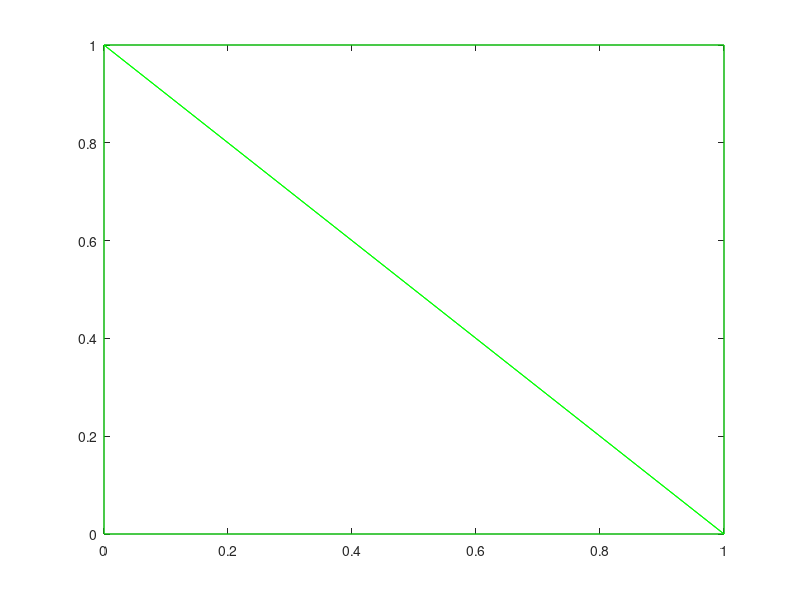
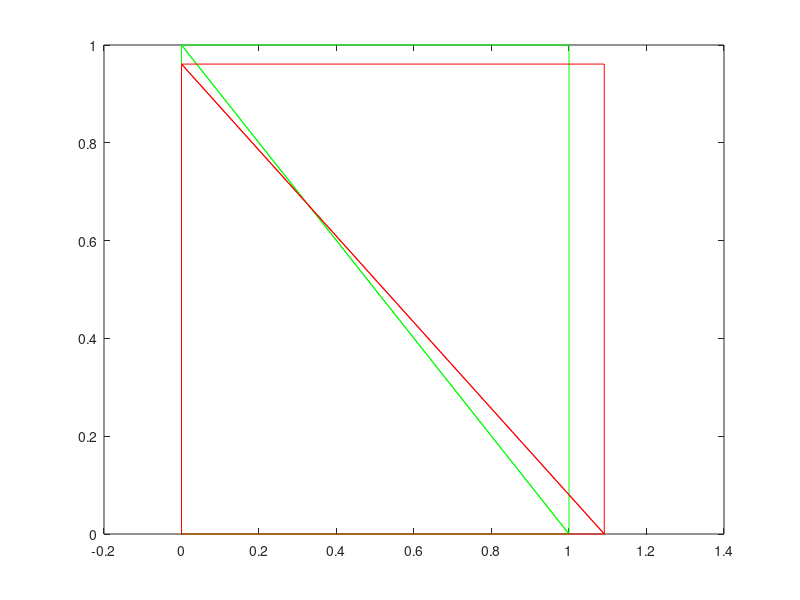
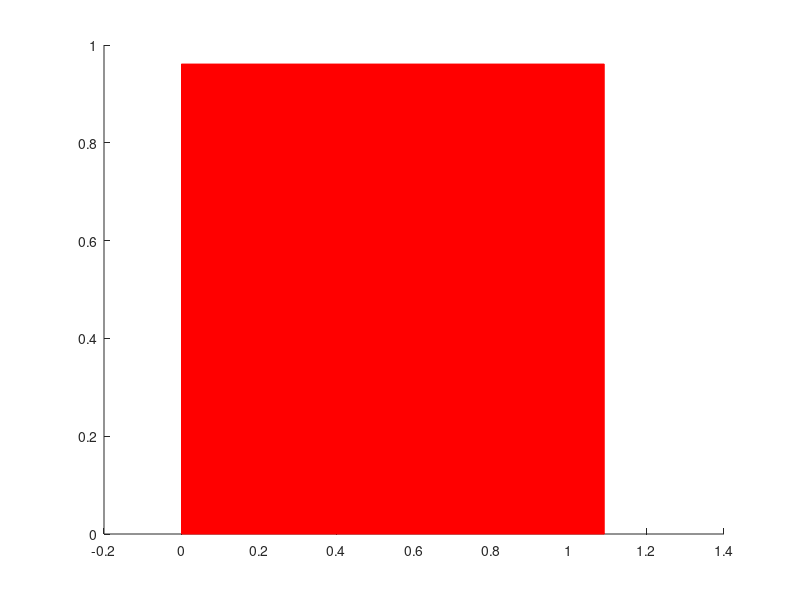

These charts were generated, in order, by the following MATLAB code:
function fem_conststrain_triangles
%
%       Simple FEA program using constant strain triangle elements
%
% ================= Read data from the input file ==================
%
% Change the name of the file below to point to your input file
infile=fopen('FEM_conststrain_input.txt','r');
%infile=fopen('FEM_conststrain_input.txt','r');
outfile=fopen('FEM_results.txt','w');
% Read the input file into a cell array
cellarray=textscan(infile,'%s');
[E,nu,nnode,coord,nelem,connect,nfix,fixnodes,ndload,dloads] = read_file(cellarray);
fclose(infile);
%
% Plot the undeformed mesh as a check
%
close all
figure;
triplot(connect,coord(:,1),coord(:,2),'g');
%
% =============  Define the D matrix ===========================
%
Dmat = [[1-nu,nu,0];[nu,1-nu,0];[0,0,(1-2*nu)/2]]*E/((1+nu)*(1-2*nu));
%
%===========  Assemble the global stiffness matrix ====================
%
Stif=zeros(2*nnode,2*nnode);
for lmn=1:nelem    % Loop over all the elements
    %
    %   Set up the stiffness for the current element
    %
    a = connect(lmn,1);
    b = connect(lmn,2);
    c = connect(lmn,3);
    k=elstif(coord(a,1),coord(a,2),coord(b,1),coord(b,2),coord(c,1),coord(c,2),Dmat);
    %
    %   Add the current element stiffness to the global stiffness
    %
    for i = 1 : 3
        for ii = 1 : 2
            for j = 1 : 3
                for jj = 1 : 2
                    rw = 2*(connect(lmn,i)-1)+ii;
                    cl = 2*(connect(lmn,j)-1)+jj;
                    Stif(rw,cl) = Stif(rw,cl) + k(2*(i-1)+ii,2*(j-1)+jj);
                end
            end
        end
    end
end
%
% ==================== Assemble global force vector ============
%
%   Define the force
%
resid=zeros(2*nnode);
pointer=[2,3,1];
for i=1:ndload   % Loop over elements with loaded faces
    lmn=dloads(i,1);
    face=dloads(i,2);
    a=connect(lmn,face);
    b=connect(lmn,pointer(face));
    r=elresid(coord(a,1),coord(a,2),coord(b,1),coord(b,2),dloads(i,3),dloads(i,4));
    resid(2*a-1)=resid(2*a-1)+r(1);
    resid(2*a)=resid(2*a)+r(2);
    resid(2*b-1)=resid(2*b-1)+r(3);
    resid(2*b)=resid(2*b)+r(4);
end
%
%   Modify the global stiffness and residual to include constraints
%
for i=1:nfix
    rw=2*(fixnodes(i,1)-1)+fixnodes(i,2);
    for j=1:2*nnode
        Stif(rw,j)=0;
    end
    Stif(rw,rw)=1.0;
    resid(rw)=fixnodes(i,3);
end
%
% ================== Solve the FEM equations ===================
%

[V,D] = eig(Stif);
eigenvecs = transpose(V)
eigenvals = D
u=Stif\resid;
%
% =================== Print the results to a file ===============
%
fprintf(outfile,'%s\n','Nodal Displacements:');
fprintf(outfile,'%s\n',' Node    u1       u2');
for i = 1 : nnode
    fprintf(outfile,'%3d %8.4f %8.4f\n',i,u(2*i-1),u(2*i));
end
fprintf(outfile,'\n %s\n','Strains and Stresses');
fprintf(outfile,'%s\n',' Element   e_11      e_22     e_12      s_11       s_22      s_12');
smax = 0;
for lmn = 1 : nelem   % Loop over all the elements
    a = connect(lmn,1);
    b = connect(lmn,2);
    c = connect(lmn,3);
    xa = coord(a,1);
    ya = coord(a,2);
    xb = coord(b,1);
    yb = coord(b,2);
    xc = coord(c,1);
    yc = coord(c,2);
    uxa = u(2*a-1);
    uya = u(2*a);
    uxb = u(2*b-1);
    uyb = u(2*b);
    uxc = u(2*c-1);
    uyc = u(2*c);
    strain = elstrain(xa,ya,xb,yb,xc,yc,uxa,uya,uxb,uyb,uxc,uyc);
    stress = Dmat*strain;
    fprintf(outfile,'%5d %9.4f %9.4f %9.4f %9.4f %9.4f %9.4f\n',lmn,strain(1),strain(2),strain(3)/2,stress(1),stress(2),stress(3));
    splot(lmn) = stress(1); %sqrt((stress(1)-stress(2))^2 + 2*stress(3)^2);
    if (splot(lmn)>smax); smax = splot(lmn); end
end
fclose(outfile);
%
% Plot the displaced mesh
%
figure
triplot(connect,coord(:,1),coord(:,2),'g');
for i = 1 : nnode
    x = coord(i,1);
    y = coord(i,2);
    coord(i,1) = x + u(2*(i-1)+1);
    coord(i,2) = y + u(2*(i-1)+2);
end

hold on;
triplot(connect,coord(:,1),coord(:,2),'r');

% Plot mesh with triangles colored according to Von Mises stress
 f2D_3 = [1,2,3];
 figure
 hold on
 for lmn=1:nelem
    for i = 1:3
      x(i,1:2) = coord(connect(lmn,i),1:2);
    end
    ss = splot(lmn)/smax;
    rval = 2*ss-1;
    if (rval<0); rval = 0;end
    if (rval>1); rval = 1; end
    gval = 4*(1-ss)*ss;
    if (gval<0); gval = 0;end
    if (gval>1); gval = 1; end
    bval = 1-2*ss;
    if (bval<0); bval = 0;end
    if (bval>1); bval = 1; end
    color = [rval,gval,bval];
    patch('Vertices',x,'Faces',f2D_3,'FaceColor',color,'EdgeColor','r');
end

end

%
%================= ELEMENT STIFFNESS MATRIX ===================
%
function kel = elstif(xa,ya,xb,yb,xc,yc,Dmat)
        %
        %     Define the B matrix
        %
        nax = -(yc-yb)/( (ya-yb)*(xc-xb) - (xa-xb)*(yc-yb) );
        nay =  (xc-xb)/( (ya-yb)*(xc-xb) - (xa-xb)*(yc-yb) );
        nbx = -(ya-yc)/( (yb-yc)*(xa-xc) - (xb-xc)*(ya-yc) );
        nby =  (xa-xc)/( (yb-yc)*(xa-xc) - (xb-xc)*(ya-yc) );
        ncx = -(yb-ya)/( (yc-ya)*(xb-xa) - (xc-xa)*(yb-ya) );
        ncy =  (xb-xa)/( (yc-ya)*(xb-xa) - (xc-xa)*(yb-ya) );
        area = (1/2)*abs( (xb-xa)*(yc-ya) - (xc-xa)*(yb-ya) );
        Bmat = [[nax,  0,nbx,  0,ncx,  0]; [0,nay,  0,nby,  0,ncy];[nay,nax,nby,nbx,ncy,ncx]];
        %
        %     Define the element stiffness
        %
        kel = area*transpose(Bmat)*Dmat*Bmat;
end


%====================== ELEMENT FORCE VECTOR ==============
%
function rel = elresid (xa,ya,xb,yb,tx,ty)
        length = sqrt((xa-xb)*(xa-xb)+(ya-yb)*(ya-yb));
        rel = [tx,ty,tx,ty]*length/2;
end
%
%
%    Function to calculate the element strains
%
    function strain = elstrain (xa,ya,xb,yb,xc,yc,uax,uay,ubx,uby,ucx,ucy)
        %
        %   B matrix
        %
        nax = -(yc-yb)/( (ya-yb)*(xc-xb) - (xa-xb)*(yc-yb) );
        nay =  (xc-xb)/( (ya-yb)*(xc-xb) - (xa-xb)*(yc-yb) );
        nbx = -(ya-yc)/( (yb-yc)*(xa-xc) - (xb-xc)*(ya-yc) );
        nby =  (xa-xc)/( (yb-yc)*(xa-xc) - (xb-xc)*(ya-yc) );
        ncx = -(yb-ya)/( (yc-ya)*(xb-xa) - (xc-xa)*(yb-ya) );
        ncy =  (xb-xa)/( (yc-ya)*(xb-xa) - (xc-xa)*(yb-ya) );
        Bmat = [[nax,  0,nbx,  0,ncx,  0]; [ 0,nay,  0,nby,  0,ncy];[nay,nax,nby,nbx,ncy,ncx]];
        %
        %     Element displacement vector
        %
        uel = [uax;uay;ubx;uby;ucx;ucy];
        %
        %     Element strains
        %
        strain = Bmat*uel;

    end
%
%  =================== Function to extract variables from input file ======
%
function [E,nu,nnode,coord,nelem,connect,nfix,fixnodes,ndload,dloads] = read_file(cellarray) 
    %
%  Extract the material properties
%
E=str2num(cellarray{1}{3});
nu=str2num(cellarray{1}{5});
%
%  Extract no. nodes and nodal coordinates
%
nnode=str2num(cellarray{1}{7});
dum=9;
coord=zeros(nnode,2);
for i=1:nnode
    coord(i,1) = str2num(cellarray{1}{dum});
    dum=dum+1;
    coord(i,2) = str2num(cellarray{1}{dum});
    dum=dum+1;
end
%
%   Extract no. elements and connectivity
%
dum=dum + 1;
nelem=str2num(cellarray{1}{dum});
connect = zeros(nelem,3);
dum = dum + 2;
for i = 1 : nelem
    for j = 1 : 3
        connect(i,j) = str2num(cellarray{1}{dum});
        dum=dum+1;
    end
end

%
%   Extract no. nodes with prescribed displacements and the prescribed displacements
%
dum = dum + 1;
nfix=str2num(cellarray{1}{dum});
dum = dum + 4;
fixnodes = zeros(nfix,3);
for i = 1 : nfix
    for j = 1 : 3
        fixnodes(i,j) = str2num(cellarray{1}{dum});
        dum=dum+1;
    end
end
%
%   Extract no. loaded element faces, with the loads
%
dum = dum + 1;
ndload=str2num(cellarray{1}{dum});
dum=dum + 4;
dloads = zeros(ndload,4);
for i = 1 : ndload
    for j=1:4
        dloads(i,j)=str2num(cellarray{1}{dum});
        dum=dum+1;
    end
end

end